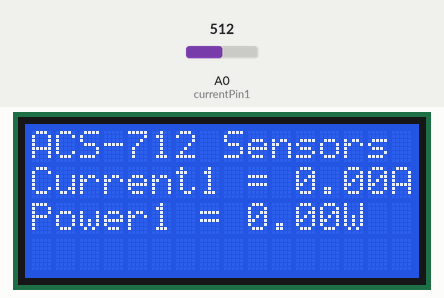
Bench run of a sketch on a simulated Arduino Uno, built with avr-gcc and run on an emulated ATmega328P. Parts: 16×4 character LCD. The test bench sets the inputs (shaded band); at power-on: A0 (currentPin1) = 512.

Above: at 1.2 s.
1.3 s: A0 (currentPin1) set to 716
At 2.5 s:
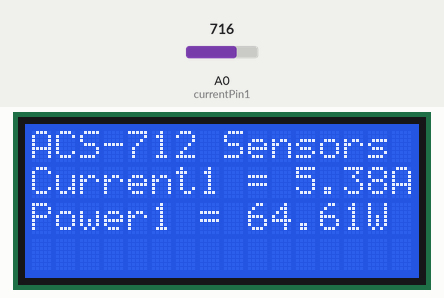
2.8 s: A0 (currentPin1) set to 900
At 3.8 s:
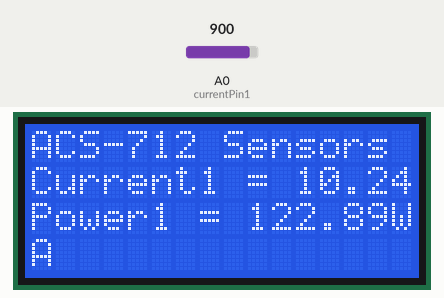
4.3 s: A0 (currentPin1) set to 873
At 4.9 s:
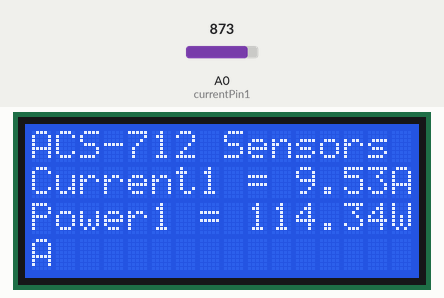
5.8 s: A0 (currentPin1) set to 843
At 7.0 s:
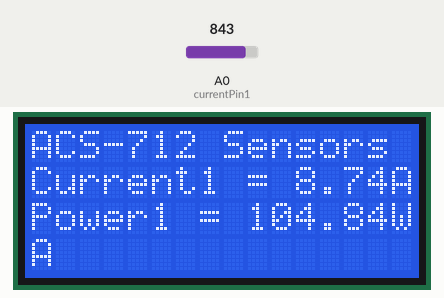
7.3 s: A0 (currentPin1) set to 815
At 8.4 s:
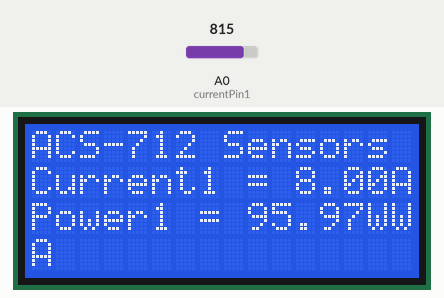
8.8 s: A0 (currentPin1) set to 550
At 9.5 s:
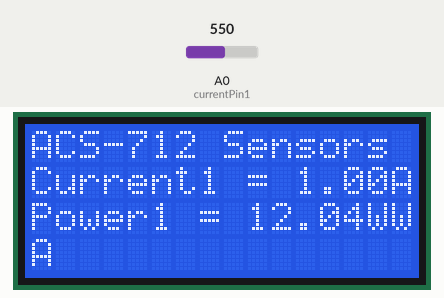
10.3 s: A0 (currentPin1) set to 533
Timing chart, 0 to 12.8 s (numbered marks = the images above; inputs shaded):
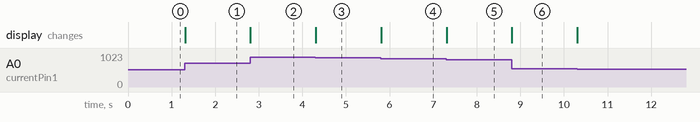

Measured:
- the behaviour switches between 891 and 890 on A0 (currentPin1) (found by bisection; images 2 and 3)
- the behaviour switches between 828 and 827 on A0 (currentPin1) (found by bisection; images 4 and 5)
- after the input at 1.3 s, the display: changes at once (image 1)
- after the input at 2.8 s, the display: changes at once (image 2)
- after the input at 4.3 s, the display: changes at once (image 3)
- after the input at 5.8 s, the display: changes at once (image 4)
- after the input at 7.3 s, the display: changes at once (image 5)
- after the input at 8.8 s, the display: changes at once (image 6)

The sketch:

acs712_DC_Current.ino
```cpp
#include <LiquidCrystal.h>

LiquidCrystal lcd(7, 6, 5, 4, 3, 2);

  const int currentPin1 = A0;

  int sensitivity = 185;
  int offsetVoltage = 2500;
  int adcValue1 = 0;
  double adcVoltage1 = 0;
  double currentValue1 = 0;
  double powerValue1 = 0;

void setup()
{
  Serial.begin(9600);
  lcd.clear();
  lcd.begin(16, 4);
  lcd.setCursor(0,0);
  lcd.print("ACS-712 Sensors");
}

void loop()
{
  adcValue1 = analogRead(currentPin1);
  adcVoltage1 = (adcValue1 / 1024.0) * 5000;
  currentValue1 = ((adcVoltage1 - offsetVoltage) / sensitivity);
  powerValue1 = currentValue1 * 12;

  lcd.setCursor(0,1);
  lcd.print("Current1 = ");
  lcd.print(currentValue1);
  lcd.print("A");
  lcd.setCursor(0,2);
  lcd.print("Power1 = ");
  lcd.print(powerValue1);
  lcd.print("W");
}
```
